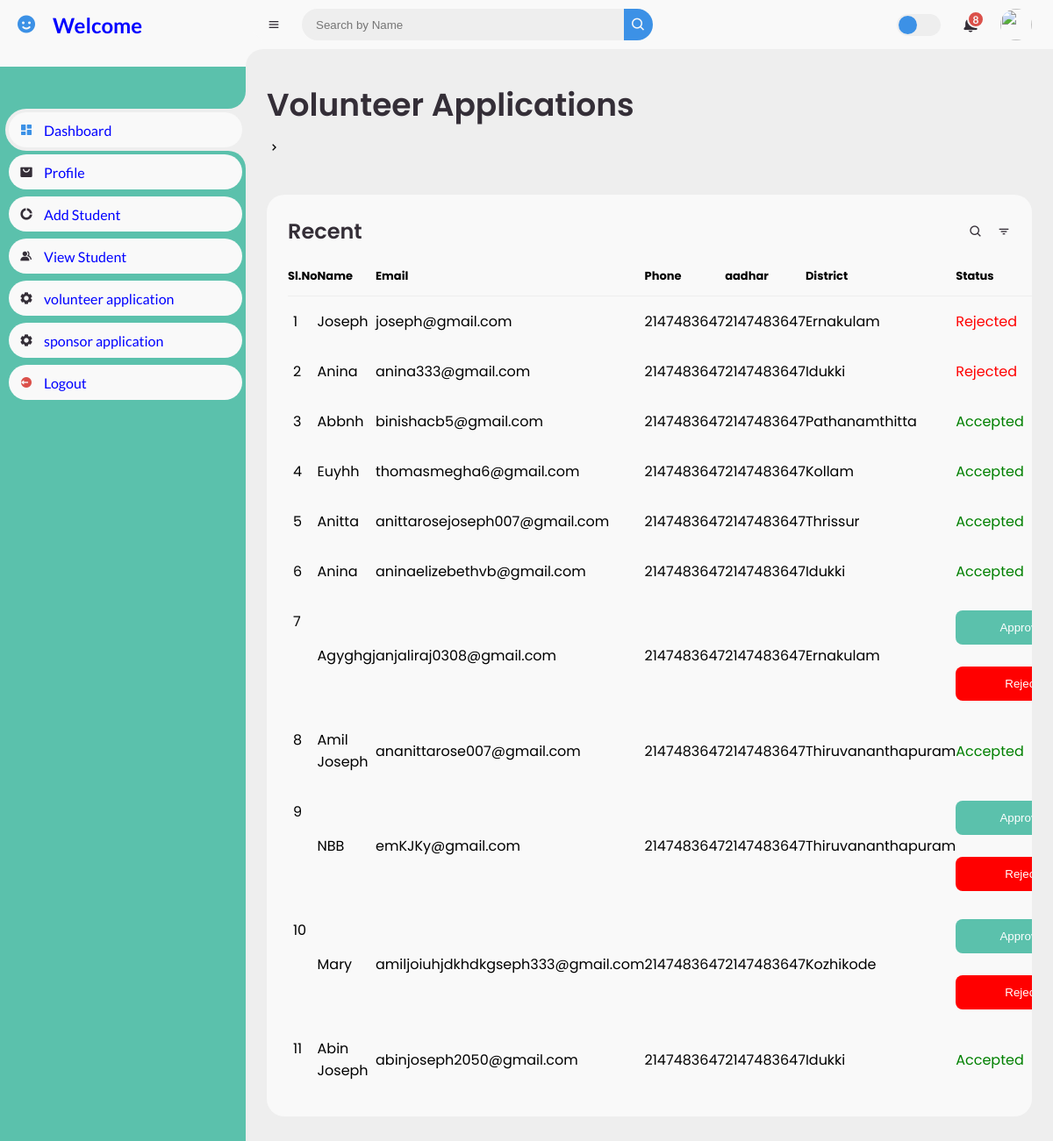
The app's page /Infantcare_main/vol_dash.php (signed in) with its own data.
### tables this page shows
CREATE TABLE `volunteer` (
  `id` int(70) NOT NULL,
  `name` varchar(100) NOT NULL,
  `email` varchar(100) NOT NULL,
  `phone` int(10) NOT NULL,
  `aadhar` int(12) NOT NULL,
  `district` varchar(100) NOT NULL,
  `status` varchar(20) NOT NULL
);

### Infantcare_main/vol_dash.php (the view, shortened to what this page needs)
	<link href='https://unpkg.com/boxicons@2.0.9/css/boxicons.min.css' rel='stylesheet'>
	<link rel="stylesheet" href="Dstyle.css">
</head>
<body>
	<section id="sidebar">
		<a href="#" class="brand">
			<i class='bx bxs-smile'></i>
			<span class="text">Welcome</span>
			<br>
		</a>
		<ul class="side-menu top">
			<li class="active">
				<a href="orphanage_homepage.php">
					<i class='bx bxs-dashboard' ></i>
					<span class="text">Dashboard</span>
				</a>
			</li>
			<li>
				<a href="view_profile.php">
					<i class='bx bxs-shopping-bag-alt' ></i>
					<span class="text">Profile</span>
				</a>
			</li>
			<li>
				<a href="add_student3.php">
					<i class='bx bxs-doughnut-chart' ></i>
					<span class="text">Add Student</span>
				</a>
			<li>
				<a href="view_student3.php">
					<i class='bx bxs-group' ></i>
					<span class="text">View Student</span>
				</a>
			</li>
			 <li>
				<a href="#">
					<i class='bx bxs-cog' ></i>
					<span class="text">volunteer application</span>
				</a>
			</li>
			<li>
			<a href="orph_view_child_application.php">
					<i class='bx bxs-cog' ></i>
					<span class="text">sponsor application</span>
				</a>
			</li>
			<li>
				<a href="logout.php" class="logout">
					<i class='bx bxs-log-out-circle' ></i>
					<span class="text">Logout</span>
				</a>
			</li>
		</ul>
	</section>
	<section id="content">
		<nav>
			<i class='bx bx-menu' ></i>
			<form action="#">
				 <div class="form-input">
				<input type="text" id="searchInput" oninput="searchTable()" placeholder="Search by Name">
          <button onclick="searchTable()"><i class='bx bx-search' ></i></button>
		  </div>
			</form>
			<label for="switch-mode" class="switch-mode"></label>
			<a href="#" class="notification">
				<span class="num">8</span>
			</a>
			<a href="#" class="profile">
				<img src="img/people.png">
			</a>
		</nav>
		<main>
			<div class="head-title">
			<div class="left">
					<h1>Volunteer Applications</h1>
						<li><i class='bx bx-chevron-right' ></i></li>
				</div>
				<?php
                require_once 'config.php';
				$result = mysqli_query($con, "SELECT * FROM `volunteer`") or die("error");
				?>
                <div class="table-data">
				<div class="order">
					<div class="head">
						<h3>Recent</h3>
						<i class='bx bx-search' ></i>
						<i class='bx bx-filter' ></i>
					</div>
					<table id="myTable">
						<thead>
							<tr>
                                <th>Sl.No</th>
                                <th>Name</th>
                                <th>Email</th>
                                <th> Phone</th>
                                <th>aadhar</th>
                                <th>District</th>
								 <th>Status</th>
								</tr>
						</thead>
						<tbody>
                        <?php
						    $c=0;
                            while ($row = $result->fetch_assoc()) {
                                $name=$row["name"];
                                $email=$row["email"];
                                $phone=$row["phone"];
                                $aadhar=$row["aadhar"];
                                $district=$row["district"];
								$status=$row["status"];
								   $statusColor = ($status == 'approved') ? 'green' : 'red';
                                 $c++;
                        ?>
                <tr>
                    <td><?php echo $c; ?></td>
                    <td><?php echo $name; ?></td>
					<td><?php echo $email; ?></td>
					<td><?php echo  $phone; ?></td>
					<td><?php echo $aadhar; ?></td>
					<td><?php echo $district; ?></td>
				   <td style="color: <?php echo $statusColor; ?>">
    <?php if ($status == 'approved'): ?>
        <span class="text-danger">Accepted</span>
    <?php elseif ($status == 'rejected'): ?>
        <span class="text-primary">Rejected</span>
    <?php else: ?>
        <form method="post">
			<input name="add"  class="apply-button" type="submit" value="Approve">
		</form>
        <form action="" method="post">
				   <br>
                   <button class="reject-button" type="submit" name="reject" >Reject</button>
		</form>
    <?php endif; ?>
</td>
			</tr>
                <?php
                }
                ?>
					</table>
				</div>
			</div>
		</main>
	</section>
</body>
</html>

### Infantcare_main/vol_dash.php (style rules this page uses)
.text { color: blue; }
#sidebar { background-color: #5bc1ac; }
.brand { color: red; }
.apply-button { width: 150px; padding: 12px; background-color: #5bc1ac; color: white; border: none; border-radius: 8px; cursor: pointer; }
.reject-button { width: 150px; padding: 12px; background-color: red; color: white; border: none; border-radius: 8px; cursor: pointer; }

### records on screen
volunteer: name "Joseph", email "joseph@gmail.com", phone "2147483647", aadhar "2147483647", district "Ernakulam", status "Rejected"
volunteer: name "Anina", email "anina333@gmail.com", phone "2147483647", aadhar "2147483647", district "Idukki", status "Rejected"
volunteer: name "Abbnh", email "binishacb5@gmail.com", phone "2147483647", aadhar "2147483647", district "Pathanamthitta", status "Accepted"
volunteer: name "Euyhh", email "thomasmegha6@gmail.com", phone "2147483647", aadhar "2147483647", district "Kollam", status "Accepted"
volunteer: name "Anitta", email "anittarosejoseph007@gmail.com", phone "2147483647", aadhar "2147483647", district "Thrissur", status "Accepted"
volunteer: name "Anina", email "aninaelizebethvb@gmail.com", phone "2147483647", aadhar "2147483647", district "Idukki", status "Accepted"
volunteer: name "Agyghgj", email "anjaliraj0308@gmail.com", phone "2147483647", aadhar "2147483647", district "Ernakulam"
volunteer: name "Amil Joseph", email "ananittarose007@gmail.com", phone "2147483647", aadhar "2147483647", district "Thiruvananthapuram", status "Accepted"
volunteer: name "NBB", email "emKJKy@gmail.com", phone "2147483647", aadhar "2147483647", district "Thiruvananthapuram"
volunteer: name "Mary", email "amiljoiuhjdkhdkgseph333@gmail.com", phone "2147483647", aadhar "2147483647", district "Kozhikode"
volunteer: name "Abin Joseph", email "abinjoseph2050@gmail.com", phone "2147483647", aadhar "2147483647", district "Idukki", status "Accepted"
